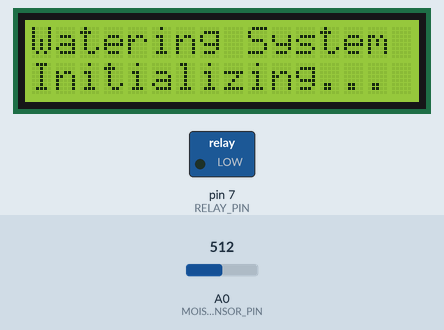
This sketch was run on a simulated Arduino Uno, built with avr-gcc and run on an emulated ATmega328P. On the bench: 16×2 character LCD, switched loads named in the sketch (green lamp = pin HIGH). Inputs (shaded band) come from the test bench; at power-on: A0 (MOISTURE_SENSOR_PIN) = 512. The local clock reads 2024-03-15 10:24:30 at power-on unless the sketch sets it; what the sketch prints to the serial monitor is not drawn.

Above: at 0.7 s.
At 2.7 s:
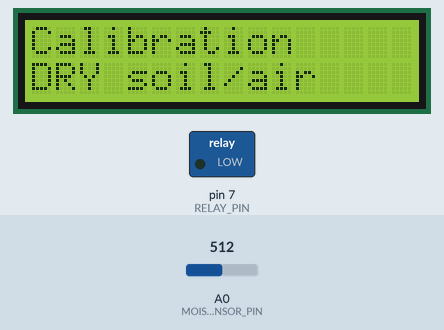
At 12.8 s:
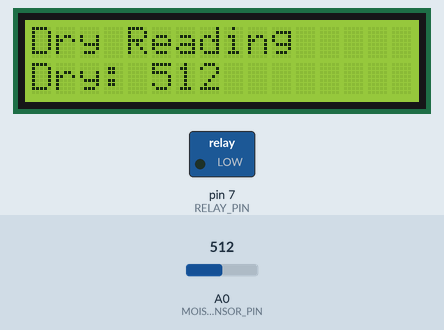
At 14.9 s:
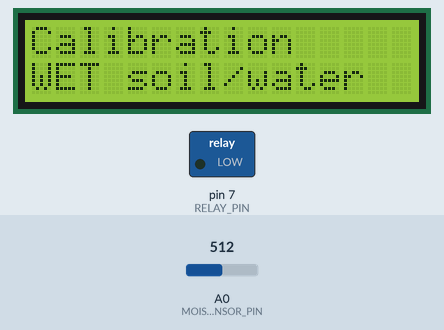
At 25.0 s:
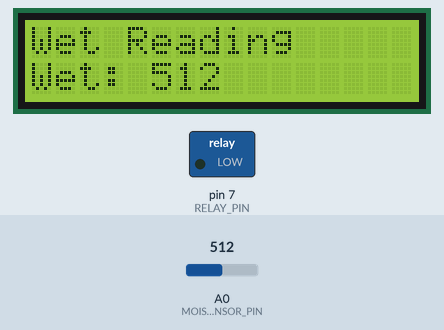
At 34.1 s:
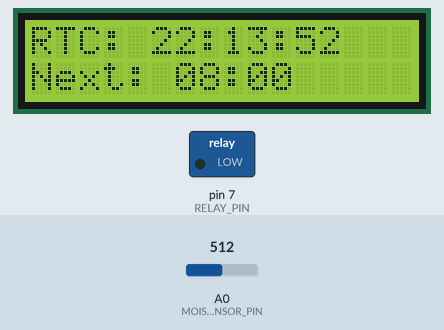

Measured:
- what the display in image 0 shows lasts 2.0 s, from 0.6 s to 2.6 s
- what the display in image 1 shows lasts 10.0 s, from 2.7 s to 12.7 s
- what the display in image 3 shows lasts 10.1 s, from 14.8 s to 24.9 s
- what the display in image 5 shows lasts 0.9 s, from 34.1 s to 35.0 s

The sketch:

MIXED_SIGNAL_WATERING_SYSTEM.ino
```cpp
#include <Wire.h>
#include "RTClib.h"
#include <LiquidCrystal_I2C.h>


// 1. PIN & SETTINGS
const int RELAY_PIN = 7;               // D7 → Relay IN
const int MOISTURE_SENSOR_PIN = A0;    // A0 → Sensor OUT

#define LCD_ADDR 0x27
#define LCD_COLS 16
#define LCD_ROWS 2

// Thresholds (set during calibration)
int WET_THRESHOLD;  // Soil wet → skip watering
int DRY_THRESHOLD;  // Soil dry → start watering

// Timing
const long WATERING_DURATION_MS = 5000;     // 5 seconds pump on
const long CALIBRATION_DELAY_MS = 5000;     // Short wait before reading

// Scheduled times for moisture checks (hour, minute pairs)
struct ScheduledTime {
  int hour;
  int minute;
};

ScheduledTime SCHEDULE[] = {
  {8, 0},
  {12, 0},
  {16, 0},
  {20, 0}
};
const int NUM_SCHEDULED = sizeof(SCHEDULE) / sizeof(SCHEDULE[0]);


// 2. OBJECTS
RTC_DS3231 rtc;
LiquidCrystal_I2C lcd(LCD_ADDR, LCD_COLS, LCD_ROWS);


// 3. HELPER FUNCTIONS
void safePumpOff() {
  digitalWrite(RELAY_PIN, LOW);
  Serial.println("Pump OFF (safety).");
}

// *** MODIFIED: Reduced delays in displayLCD to prevent loop slowdown ***
void displayLCD(const char* line1, const char* line2) {
  lcd.clear();  // Ensure clean slate
  delay(5);     // Reduced delay from 400ms
  lcd.setCursor(0, 0);
  lcd.print(line1);
  lcd.setCursor(0, 1);
  lcd.print(line2);
  delay(5);     // Reduced delay from 400ms
  Serial.print("LCD: ");
  Serial.print(line1);
  Serial.print(" | ");
  Serial.println(line2);
}

// 4. CALIBRATION FUNCTION
void calibrateSensor() {
  // Dry first, then wet
  displayLCD("Calibration", "Place sensor in");
  displayLCD("Calibration", "DRY soil/air");
  Serial.println("Calibration: Place sensor in DRY soil or air. Waiting 10 seconds...");
  delay(10000);

  int dryReading = analogRead(MOISTURE_SENSOR_PIN);
  char dryStr[17];
  sprintf(dryStr, "Dry: %d", dryReading);
  displayLCD("Dry Reading", dryStr);
  Serial.print("Dry reading: ");
  Serial.println(dryReading);
  delay(2000);

  displayLCD("Calibration", "Place sensor in");
  displayLCD("Calibration", "WET soil/water");
  Serial.println("Calibration: Place sensor in WET soil or water. Waiting 10 seconds...");
  delay(10000);

  int wetReading = analogRead(MOISTURE_SENSOR_PIN);
  char wetStr[17];
  sprintf(wetStr, "Wet: %d", wetReading);
  displayLCD("Wet Reading", wetStr);
  Serial.print("Wet reading: ");
  Serial.println(wetReading);
  delay(2000);

  DRY_THRESHOLD = dryReading - 50;
  WET_THRESHOLD = wetReading + 50;

  if (WET_THRESHOLD >= DRY_THRESHOLD) {
    WET_THRESHOLD = DRY_THRESHOLD - 100;
  }

  char threshStr[17];
  sprintf(threshStr, "W:%d D:%d", WET_THRESHOLD, DRY_THRESHOLD);
  displayLCD("Thresholds Set", threshStr);
  Serial.print("Thresholds - Wet: ");
  Serial.print(WET_THRESHOLD);
  Serial.print(", Dry: ");
  Serial.println(DRY_THRESHOLD);
  delay(3000);

  displayLCD("Calibration", "Complete!");
  Serial.println("Calibration complete.");
  delay(2000);
}

// 5. WATERING SEQUENCE
void waterPlant() {
  safePumpOff();  // Ensure off before starting
  Serial.println("Starting water pump...");

  // Turn pump ON
  digitalWrite(RELAY_PIN, HIGH);
  Serial.println("Pump ON - Watering started.");
  displayLCD("Watering...", "Pump ON");
  delay(WATERING_DURATION_MS);  // Exactly 5 seconds
  safePumpOff();  // Force off immediately
  delay(800);
  Serial.println("Pump OFF - Watering complete.");

  displayLCD("Watering Done", "Pump OFF");
  delay(2000);
}


// 6. SCHEDULING FUNCTIONS
bool isScheduled(DateTime now) {
  int hour = now.hour();
  int minute = now.minute();
  for (int i = 0; i < NUM_SCHEDULED; i++) {
    if (hour == SCHEDULE[i].hour && minute == SCHEDULE[i].minute) {
      return true;
    }
  }
  return false;
}

DateTime getNextScheduledTime(DateTime now) {
  int currentHour = now.hour();
  int currentMinute = now.minute();
  for (int i = 0; i < NUM_SCHEDULED; i++) {
    int h = SCHEDULE[i].hour;
    int m = SCHEDULE[i].minute;
    if (h > currentHour || (h == currentHour && m > currentMinute)) {
      return DateTime(now.year(), now.month(), now.day(), h, m, 0);
    }
  }
  // Next day, first scheduled time
  return DateTime(now.year(), now.month(), now.day() + 1, SCHEDULE[0].hour, SCHEDULE[0].minute, 0);
}

// 7. SETUP 💧
void setup() {
  Serial.begin(9600);
  pinMode(RELAY_PIN, OUTPUT);
  safePumpOff();
  pinMode(MOISTURE_SENSOR_PIN, INPUT);

  Wire.begin();
  Wire.setClock(100000);  // Slow I2C
  lcd.init();
  lcd.backlight();
  delay(500);

  displayLCD("Watering System", "Initializing...");
  delay(2000);

  if (!rtc.begin()) {
    displayLCD("RTC ERROR!", "Check Module");
    Serial.println("Error: RTC not detected!");
    while (1);
  }

  rtc.adjust(DateTime(F(__DATE__), F(__TIME__)) - TimeSpan(0, 0, 0, 0));

  calibrateSensor();
  displayLCD("System Ready!", "Starting...");
  delay(2000);
}


// 8. LOOP - *** MODIFIED to track seconds and reduce display update frequency ***
void loop() {
  static int lastMinute = -1;  // Track the last checked minute
  static int lastSecond = -1;  // New: Track the last second for display update

  DateTime now = rtc.now();

  if (now.minute() != lastMinute && isScheduled(now)) {
    // Scheduled time: perform moisture check
    lastMinute = now.minute();

    int moisture = analogRead(MOISTURE_SENSOR_PIN);
    char moistStr[17];
    sprintf(moistStr, "Moisture: %d", moisture);
    displayLCD("Checking...", moistStr);
    Serial.print("Moisture: ");
    Serial.println(moisture);
    delay(1000);

    if (moisture >= 1000) {
      displayLCD("Sensor Error!", "Check Probe!");
      Serial.println("Sensor disconnected or in air!");
      safePumpOff();
      delay(5000);
    } else if (moisture < WET_THRESHOLD) {
      Serial.println("Very wet — skipping watering.");
      displayLCD("Very Wet!", "Skipping");
      delay(2000);
    } else if (moisture > DRY_THRESHOLD) {
      Serial.println("Dry — starting watering...");
      displayLCD("Dry!", "Watering...");
      delay(1000);
      waterPlant();
    } else {
      Serial.println("Moisture OK.");
      displayLCD("Moisture OK!", "");
      delay(2000);
    }
  } else {
    // Not scheduled: only update the LCD once per second
    if (now.second() != lastSecond) {
      lastSecond = now.second(); // Update the tracker

      DateTime next = getNextScheduledTime(now);
      char nextStr[17];
      sprintf(nextStr, "Next: %02d:%02d", next.hour(), next.minute());

      // Display current RTC Time for verification
      char nowStr[17];
      sprintf(nowStr, "RTC: %02d:%02d:%02d", now.hour(), now.minute(), now.second());
      displayLCD(nowStr, nextStr);

      // Print to Serial once when next scheduled time changes
      static DateTime lastPrintedNext = DateTime(2000, 1, 1, 0, 0, 0);
      if (next != lastPrintedNext) {
        lastPrintedNext = next;
        Serial.print("Waiting | Next: ");
        Serial.print(next.hour());
        Serial.print(":");
        Serial.println(next.minute());
      }
    }
  }

  safePumpOff();
  delay(10); // Minimal loop delay added to ensure the loop doesn't run too fast
}
```
